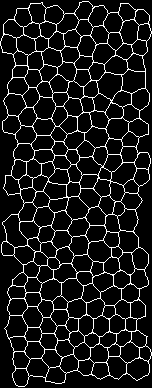
#> input picture images/pred_clean_00001.png, 152 x 388 px
$ python -i analyze_image.py   (imports and definitions only)
#> lines starting #> are read from the running program, lines starting #| are printed output that depends on the picture
#> further down, picture is the input picture: shape (388, 152, 3); 10.2% white in thin lines or dots
import cv2
from skimage import measure
from skimage.measure import regionprops
import pandas as pd
import numpy as np

def preprocess_image(image, cell=False):
#> called with cell = False
    gray = cv2.cvtColor(image, cv2.COLOR_BGR2GRAY)
#> gray: shape (388, 152); 10.2% white in thin lines or dots
    _, binary = cv2.threshold(gray, 10, 255, cv2.THRESH_BINARY)

    if not cell:
        kernel = np.ones((2, 2), np.uint8)
        binary = cv2.dilate(binary, kernel, iterations=1)
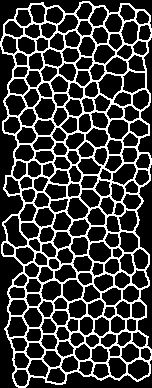
#> binary: shape (388, 152); 22.7% white in thin lines or dots

    inverted = cv2.bitwise_not(binary)
#> inverted: shape (388, 152); 77.3% white; black in thin lines or dots
    labeled = measure.label(inverted, connectivity=1)
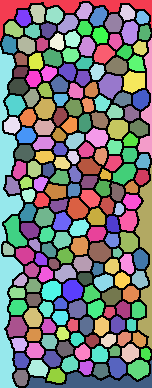
#> labeled: shape (388, 152) int64; 203 distinct labels, from 0 to 202; one colour per label, 0 black

    return labeled


# [56 lines left out: functions analyze_cell, analyze_image, not called in this run]

>>> import cv2
>>> picture = cv2.imread('../images/pred_clean_00001.png')
>>> result = preprocess_image(picture)

$ run again, on images/pred_clean_00002.png
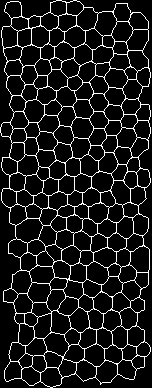
#> input picture images/pred_clean_00002.png, 152 x 388 px
#> picture is the input picture: shape (388, 152, 3); 10.3% white in thin lines or dots
#> gray: shape (388, 152); 10.3% white in thin lines or dots
#> in preprocess_image, `binary = cv2.dilate(binary, kernel, iterations=1)`:
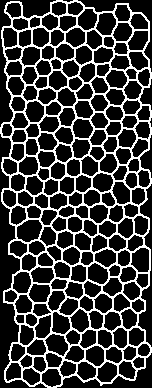
#> binary: shape (388, 152); 22.7% white in thin lines or dots
#> inverted: shape (388, 152); 77.3% white; black in thin lines or dots
#> in preprocess_image, `labeled = measure.label(inverted, connectivity=1)`:
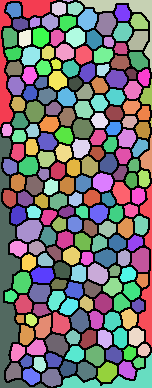
#> labeled: shape (388, 152) int64; 205 distinct labels, from 0 to 204; one colour per label, 0 black

$ run again, on images/pred_clean_00003.png
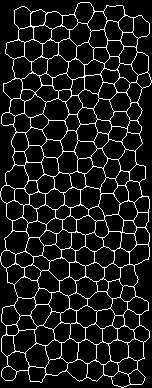
#> input picture images/pred_clean_00003.png, 152 x 388 px
#> picture is the input picture: shape (388, 152, 3); 10.1% white in thin lines or dots
#> gray: shape (388, 152); 10.1% white in thin lines or dots
#> in preprocess_image, `binary = cv2.dilate(binary, kernel, iterations=1)`:
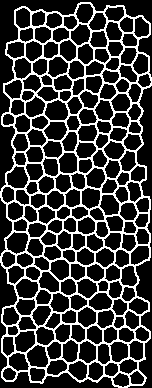
#> binary: shape (388, 152); 22.4% white in thin lines or dots
#> inverted: shape (388, 152); 77.6% white; black in thin lines or dots
#> in preprocess_image, `labeled = measure.label(inverted, connectivity=1)`:
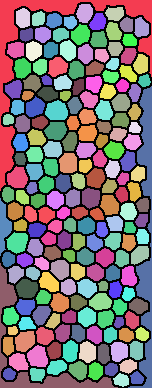
#> labeled: shape (388, 152) int64; 197 distinct labels, from 0 to 196; one colour per label, 0 black

$ run again, on images/pred_clean_00004.png
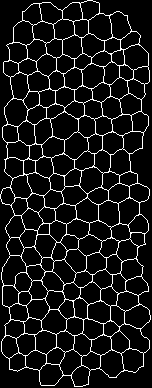
#> input picture images/pred_clean_00004.png, 152 x 388 px
#> picture is the input picture: shape (388, 152, 3); 9.2% white in thin lines or dots
#> gray: shape (388, 152); 9.2% white in thin lines or dots
#> in preprocess_image, `binary = cv2.dilate(binary, kernel, iterations=1)`:
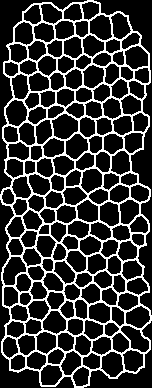
#> binary: shape (388, 152); 20.6% white in thin lines or dots
#> inverted: shape (388, 152); 79.4% white; black in thin lines or dots
#> in preprocess_image, `labeled = measure.label(inverted, connectivity=1)`:
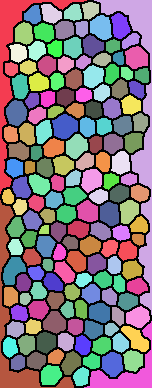
#> labeled: shape (388, 152) int64; 164 distinct labels, from 0 to 163; one colour per label, 0 black
